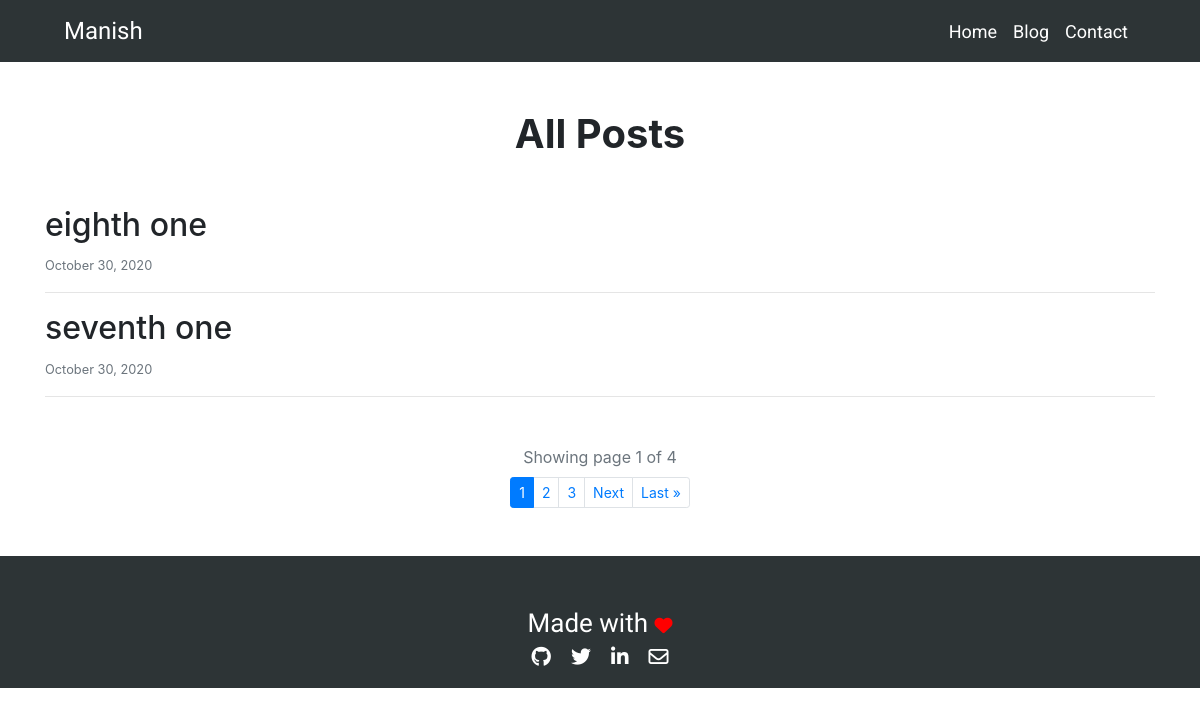
Screenshot of /blog/ with the database file from the repository.
### main/models.py (models this page shows)
class Post(models.Model):
    title = models.CharField(max_length=300)
    content = RichTextField()
    posted_date = models.DateTimeField(auto_now_add=True)

### main/views.py (the view)
# urls.py: path('blog/', views.blog, name="blog"),
def blog(request):
    posts = Post.objects.all().order_by('-posted_date')
    paginator = Paginator(posts, 2)
    page_number = request.GET.get('page')
    page_obj = paginator.get_page(page_number)
    context = {'page_obj': page_obj}
    return render(request, 'main/blog.html', context)

### main/templates/main/blog.html (shortened to what this page needs)
{% extends 'main/index.html' %}
{% block main-content %}
<div class="container">
    <h1 class="text-center mt-5"><b>All Posts</b></h1>
    <div class="mt-5">
        {% for post in page_obj %}
            <h2><a href="{% url 'post' post.id %}" class="text-body">{{ post.title }}</a></h2>
            <p class="text-muted"><small>{{ post.posted_date|date:"F d, Y" }}</small></p><hr>
        {% endfor %}
    </div>
</div>
<div class="container">
    <div class="row mt-5 mb-n2">
        <div class="col-12 text-center text-muted">
            <p><span>Showing page {{ page_obj.number }} of {{ page_obj.paginator.num_pages }}</span></p>
        </div>
    </div>
    <ul class="pagination pagination-sm mb-5 justify-content-center">
        {% for num in page_obj.paginator.page_range %}
            {% if page_obj.number == num %}
                <li class="page-item active"><a class="page-link" href="?page={{ num }}">{{ num }}</a></li>
            {% elif num > page_obj.number|add:'-3' and num < page_obj.number|add:'3' %}
                <li class="page-item"><a class="page-link" href="?page={{ num }}">{{ num }}</a></li>
            {% endif %}
        {% endfor %}
        {% if page_obj.has_next %}
            <li class="page-item"><a class="page-link" href="?page={{ page_obj.next_page_number }}">Next</a></li>
            <li class="page-item"><a class="page-link" href="?page={{ page_obj.paginator.num_pages }}">Last &raquo;</a></li>
        {% endif %}
    </ul>
</div>
{% endblock %}

### main/static/main/style.css (style rules this page uses)
html { scroll-behavior: smooth; }

### rows the page displays
Post: title "eighth one", posted_date "October 30, 2020"
Post: title "seventh one", posted_date "October 30, 2020"

### other values shown
{{ page_obj.number }} "1"
{{ page_obj.paginator.num_pages }} "4"
{{ num }} "1"
{{ num }} "2" "3"
